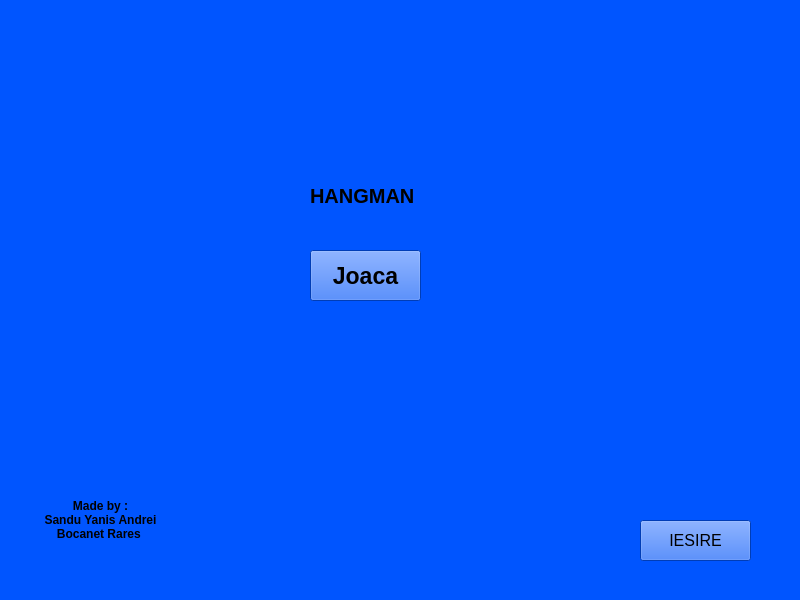
<?xml version="1.0" encoding="UTF-8"?>
<ui version="4.0">
 <class>MainWindow</class>
 <widget class="QMainWindow" name="MainWindow">
  <property name="windowModality">
   <enum>Qt::WindowModality::WindowModal</enum>
  </property>
  <property name="geometry">
   <rect>
    <x>0</x>
    <y>0</y>
    <width>800</width>
    <height>600</height>
   </rect>
  </property>
  <property name="minimumSize">
   <size>
    <width>800</width>
    <height>600</height>
   </size>
  </property>
  <property name="windowTitle">
   <string>MainWindow</string>
  </property>
  <property name="autoFillBackground">
   <bool>false</bool>
  </property>
  <property name="styleSheet">
   <string notr="true">background-color: rgb(0, 85, 255);</string>
  </property>
  <widget class="QWidget" name="centralwidget">
   <widget class="QPushButton" name="playButton">
    <property name="geometry">
     <rect>
      <x>310</x>
      <y>250</y>
      <width>111</width>
      <height>51</height>
     </rect>
    </property>
    <property name="font">
     <font>
      <pointsize>17</pointsize>
      <bold>true</bold>
     </font>
    </property>
    <property name="cursor">
     <cursorShape>OpenHandCursor</cursorShape>
    </property>
    <property name="text">
     <string>Joaca</string>
    </property>
   </widget>
   <widget class="QPushButton" name="IesireButton">
    <property name="geometry">
     <rect>
      <x>640</x>
      <y>520</y>
      <width>111</width>
      <height>41</height>
     </rect>
    </property>
    <property name="font">
     <font>
      <pointsize>12</pointsize>
      <strikeout>false</strikeout>
      <fontweight>ExtraBold</fontweight>
     </font>
    </property>
    <property name="cursor">
     <cursorShape>OpenHandCursor</cursorShape>
    </property>
    <property name="text">
     <string>IESIRE</string>
    </property>
   </widget>
   <widget class="QLabel" name="label">
    <property name="geometry">
     <rect>
      <x>310</x>
      <y>170</y>
      <width>181</width>
      <height>51</height>
     </rect>
    </property>
    <property name="font">
     <font>
      <pointsize>15</pointsize>
      <bold>true</bold>
     </font>
    </property>
    <property name="text">
     <string>HANGMAN</string>
    </property>
   </widget>
   <widget class="QLabel" name="label_2">
    <property name="geometry">
     <rect>
      <x>0</x>
      <y>450</y>
      <width>201</width>
      <height>141</height>
     </rect>
    </property>
    <property name="text">
     <string>&lt;html&gt;&lt;head/&gt;&lt;body&gt;&lt;p align=&quot;center&quot;&gt;&lt;span style=&quot; font-weight:700;&quot;&gt;Made by : &lt;br/&gt;Sandu Yanis Andrei&lt;br/&gt;Bocanet Rares &lt;/span&gt;&lt;/p&gt;&lt;/body&gt;&lt;/html&gt;</string>
    </property>
   </widget>
  </widget>
  <widget class="QStatusBar" name="statusbar"/>
 </widget>
 <tabstops>
  <tabstop>IesireButton</tabstop>
  <tabstop>playButton</tabstop>
 </tabstops>
 <resources/>
 <connections/>
</ui>
